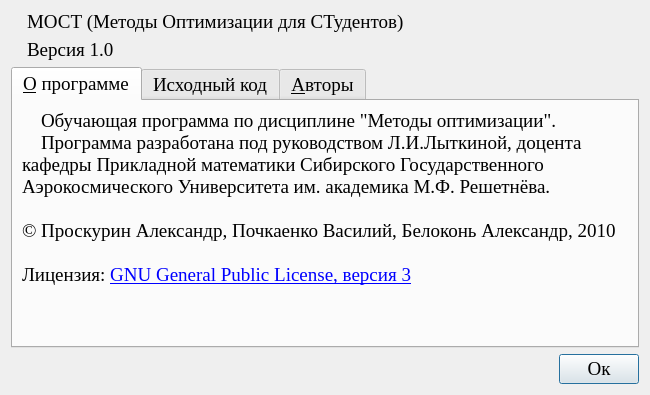
<?xml version="1.0" encoding="UTF-8"?>
<ui version="4.0">
 <class>aboutProgram</class>
 <widget class="QDialog" name="aboutProgram">
  <property name="geometry">
   <rect>
    <x>0</x>
    <y>0</y>
    <width>650</width>
    <height>395</height>
   </rect>
  </property>
  <property name="minimumSize">
   <size>
    <width>650</width>
    <height>395</height>
   </size>
  </property>
  <property name="maximumSize">
   <size>
    <width>870</width>
    <height>500</height>
   </size>
  </property>
  <property name="font">
   <font>
    <family>Times New Roman</family>
    <pointsize>14</pointsize>
   </font>
  </property>
  <property name="windowTitle">
   <string>О программе &quot;МОСТ&quot;</string>
  </property>
  <layout class="QGridLayout" name="gridLayout_3">
   <item row="0" column="0">
    <layout class="QGridLayout" name="gridLayout_2">
     <item row="0" column="0">
      <layout class="QHBoxLayout" name="horizontalLayout_2" stretch="0,1">
       <item>
        <widget class="QLabel" name="label">
         <property name="pixmap">
          <pixmap resource="data.qrc">:/icon/icon_big.bmp</pixmap>
         </property>
        </widget>
       </item>
       <item>
        <layout class="QVBoxLayout" name="verticalLayout">
         <item>
          <widget class="QLabel" name="label_2">
           <property name="text">
            <string>МОСТ (Методы Оптимизации для СТудентов)</string>
           </property>
          </widget>
         </item>
         <item>
          <widget class="QLabel" name="label_3">
           <property name="text">
            <string>Версия 1.0</string>
           </property>
          </widget>
         </item>
        </layout>
       </item>
      </layout>
     </item>
     <item row="1" column="0">
      <widget class="QTabWidget" name="tabWidget">
       <property name="currentIndex">
        <number>0</number>
       </property>
       <widget class="QWidget" name="tab">
        <attribute name="title">
         <string>&amp;О программе</string>
        </attribute>
        <layout class="QGridLayout" name="gridLayout">
         <item row="0" column="0">
          <widget class="QLabel" name="label_4">
           <property name="text">
            <string>&lt;!DOCTYPE HTML PUBLIC &quot;-//W3C//DTD HTML 4.0//EN&quot; &quot;http://www.w3.org/TR/REC-html40/strict.dtd&quot;&gt;
&lt;html&gt;&lt;head&gt;&lt;meta name=&quot;qrichtext&quot; content=&quot;1&quot; /&gt;&lt;style type=&quot;text/css&quot;&gt;
p, li { white-space: pre-wrap; }
&lt;/style&gt;&lt;/head&gt;&lt;body style=&quot; font-family:'Times New Roman'; font-size:14pt; font-weight:400; font-style:normal;&quot;&gt;
&lt;p style=&quot; margin-top:0px; margin-bottom:0px; margin-left:0px; margin-right:0px; -qt-block-indent:0; text-indent:0px;&quot;&gt;    Обучающая программа по дисциплине &amp;quot;Методы оптимизации&amp;quot;.&lt;/p&gt;
&lt;p style=&quot; margin-top:0px; margin-bottom:0px; margin-left:0px; margin-right:0px; -qt-block-indent:0; text-indent:0px;&quot;&gt;    Программа разработана под руководством Л.И.Лыткиной, доцента кафедры Прикладной математики Сибирского Государственного Аэрокосмического Университета им. академика М.Ф. Решетнёва.&lt;/p&gt;
&lt;p style=&quot;-qt-paragraph-type:empty; margin-top:0px; margin-bottom:0px; margin-left:0px; margin-right:0px; -qt-block-indent:0; text-indent:0px;&quot;&gt;&lt;/p&gt;
&lt;p style=&quot; margin-top:0px; margin-bottom:0px; margin-left:0px; margin-right:0px; -qt-block-indent:0; text-indent:0px;&quot;&gt;© Проскурин Александр, Почкаенко Василий, Белоконь Александр, 2010&lt;/p&gt;
&lt;p style=&quot;-qt-paragraph-type:empty; margin-top:0px; margin-bottom:0px; margin-left:0px; margin-right:0px; -qt-block-indent:0; text-indent:0px; text-decoration: underline; color:#0000ff;&quot;&gt;&lt;/p&gt;
&lt;p style=&quot; margin-top:0px; margin-bottom:0px; margin-left:0px; margin-right:0px; -qt-block-indent:0; text-indent:0px;&quot;&gt;Лицензия: &lt;a href=&quot;doc/license.htm&quot;&gt;&lt;span style=&quot; text-decoration: underline; color:#0000ff;&quot;&gt;GNU General Public License, версия 3&lt;/span&gt;&lt;/a&gt;&lt;/p&gt;&lt;/body&gt;&lt;/html&gt;</string>
           </property>
           <property name="alignment">
            <set>Qt::AlignLeading|Qt::AlignLeft|Qt::AlignTop</set>
           </property>
           <property name="wordWrap">
            <bool>true</bool>
           </property>
           <property name="textInteractionFlags">
            <set>Qt::LinksAccessibleByMouse|Qt::TextSelectableByMouse</set>
           </property>
          </widget>
         </item>
        </layout>
       </widget>
       <widget class="QWidget" name="tab_2">
        <attribute name="title">
         <string>Исходный код</string>
        </attribute>
        <layout class="QGridLayout" name="gridLayout_5">
         <item row="0" column="0">
          <widget class="QLabel" name="label_6">
           <property name="text">
            <string>&lt;!DOCTYPE HTML PUBLIC &quot;-//W3C//DTD HTML 4.0//EN&quot; &quot;http://www.w3.org/TR/REC-html40/strict.dtd&quot;&gt;
&lt;html&gt;&lt;head&gt;&lt;meta name=&quot;qrichtext&quot; content=&quot;1&quot; /&gt;&lt;style type=&quot;text/css&quot;&gt;
p, li { white-space: pre-wrap; }
&lt;/style&gt;&lt;/head&gt;&lt;body style=&quot; font-family:'Times New Roman'; font-size:14pt; font-weight:400; font-style:normal;&quot;&gt;
&lt;p style=&quot; margin-top:0px; margin-bottom:0px; margin-left:0px; margin-right:0px; -qt-block-indent:0; text-indent:0px;&quot;&gt;    Для получения исходного кода программы пройдите по адресу: &lt;a href=&quot;http://code.google.com/p/optimizationmethods/&quot;&gt;&lt;span style=&quot; text-decoration: underline; color:#0000ff;&quot;&gt;http://code.google.com/p/optimizationmethods/&lt;/span&gt;&lt;/a&gt; .&lt;/p&gt;
&lt;p style=&quot; margin-top:0px; margin-bottom:0px; margin-left:0px; margin-right:0px; -qt-block-indent:0; text-indent:0px;&quot;&gt;    Так же его можно получит командой:&lt;/p&gt;
&lt;p style=&quot; margin-top:0px; margin-bottom:0px; margin-left:0px; margin-right:0px; -qt-block-indent:0; text-indent:0px;&quot;&gt;svn checkout http://optimizationmethods.googlecode.com/svn/ optimizationmethods-read-only&lt;/p&gt;&lt;/body&gt;&lt;/html&gt;</string>
           </property>
           <property name="alignment">
            <set>Qt::AlignLeading|Qt::AlignLeft|Qt::AlignTop</set>
           </property>
           <property name="wordWrap">
            <bool>true</bool>
           </property>
           <property name="openExternalLinks">
            <bool>true</bool>
           </property>
          </widget>
         </item>
        </layout>
       </widget>
       <widget class="QWidget" name="tab_3">
        <attribute name="title">
         <string>&amp;Авторы</string>
        </attribute>
        <layout class="QGridLayout" name="gridLayout_4">
         <item row="0" column="0">
          <widget class="QLabel" name="label_5">
           <property name="text">
            <string>&lt;!DOCTYPE HTML PUBLIC &quot;-//W3C//DTD HTML 4.0//EN&quot; &quot;http://www.w3.org/TR/REC-html40/strict.dtd&quot;&gt;
&lt;html&gt;&lt;head&gt;&lt;meta name=&quot;qrichtext&quot; content=&quot;1&quot; /&gt;&lt;style type=&quot;text/css&quot;&gt;
p, li { white-space: pre-wrap; }
&lt;/style&gt;&lt;/head&gt;&lt;body style=&quot; font-family:'Times New Roman'; font-size:14pt; font-weight:400; font-style:normal;&quot;&gt;
&lt;p style=&quot; margin-top:0px; margin-bottom:0px; margin-left:0px; margin-right:0px; -qt-block-indent:0; text-indent:0px;&quot;&gt;Проскурин Александр Викторович: &lt;/p&gt;
&lt;p style=&quot; margin-top:0px; margin-bottom:0px; margin-left:0px; margin-right:0px; -qt-block-indent:0; text-indent:0px;&quot;&gt;	e-mail: WillOfFear@gmail.com&lt;/p&gt;
&lt;p style=&quot;-qt-paragraph-type:empty; margin-top:0px; margin-bottom:0px; margin-left:0px; margin-right:0px; -qt-block-indent:0; text-indent:0px;&quot;&gt;&lt;/p&gt;
&lt;p style=&quot; margin-top:0px; margin-bottom:0px; margin-left:0px; margin-right:0px; -qt-block-indent:0; text-indent:0px;&quot;&gt;Почкаенко Василий Юрьевич:&lt;/p&gt;
&lt;p style=&quot; margin-top:0px; margin-bottom:0px; margin-left:0px; margin-right:0px; -qt-block-indent:0; text-indent:0px;&quot;&gt;	e-mail: PochkaenkoV@yandex.ru&lt;/p&gt;
&lt;p style=&quot;-qt-paragraph-type:empty; margin-top:0px; margin-bottom:0px; margin-left:0px; margin-right:0px; -qt-block-indent:0; text-indent:0px;&quot;&gt;&lt;/p&gt;
&lt;p style=&quot; margin-top:0px; margin-bottom:0px; margin-left:0px; margin-right:0px; -qt-block-indent:0; text-indent:0px;&quot;&gt;Белоконь Александр Владимирович:&lt;/p&gt;
&lt;p style=&quot; margin-top:0px; margin-bottom:0px; margin-left:0px; margin-right:0px; -qt-block-indent:0; text-indent:0px;&quot;&gt;	e-mail: KAJlbTEP@gmail.com&lt;/p&gt;&lt;/body&gt;&lt;/html&gt;</string>
           </property>
           <property name="alignment">
            <set>Qt::AlignHCenter|Qt::AlignTop</set>
           </property>
           <property name="wordWrap">
            <bool>true</bool>
           </property>
           <property name="openExternalLinks">
            <bool>true</bool>
           </property>
           <property name="textInteractionFlags">
            <set>Qt::LinksAccessibleByMouse|Qt::TextSelectableByMouse</set>
           </property>
          </widget>
         </item>
        </layout>
       </widget>
      </widget>
     </item>
     <item row="2" column="0">
      <layout class="QHBoxLayout" name="horizontalLayout">
       <item>
        <spacer name="horizontalSpacer">
         <property name="orientation">
          <enum>Qt::Horizontal</enum>
         </property>
         <property name="sizeHint" stdset="0">
          <size>
           <width>40</width>
           <height>20</height>
          </size>
         </property>
        </spacer>
       </item>
       <item>
        <widget class="QPushButton" name="Ok">
         <property name="text">
          <string>Ок</string>
         </property>
         <property name="default">
          <bool>true</bool>
         </property>
        </widget>
       </item>
      </layout>
     </item>
    </layout>
   </item>
  </layout>
 </widget>
 <resources>
  <include location="data.qrc"/>
 </resources>
 <connections>
  <connection>
   <sender>Ok</sender>
   <signal>clicked()</signal>
   <receiver>aboutProgram</receiver>
   <slot>close()</slot>
   <hints>
    <hint type="sourcelabel">
     <x>574</x>
     <y>443</y>
    </hint>
    <hint type="destinationlabel">
     <x>471</x>
     <y>435</y>
    </hint>
   </hints>
  </connection>
 </connections>
</ui>
